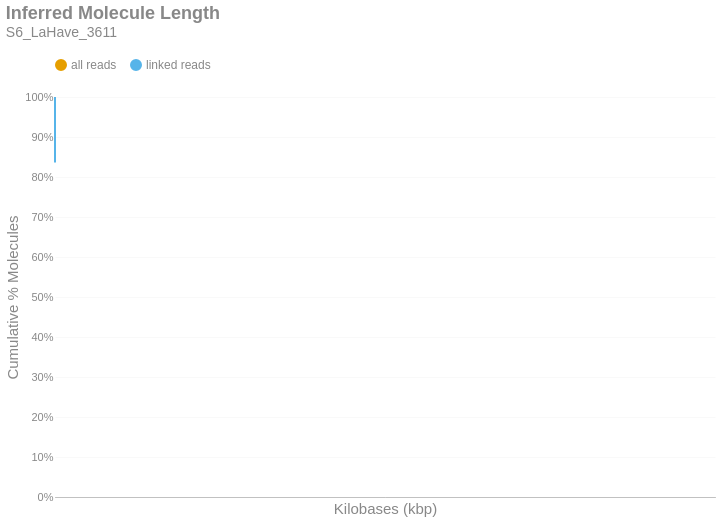

Notebook code cell kept with this figure:
### Markdown cell above
### Inferred Molecule Length
This is the cumulative frequency distribution of molecule lengths inferred from the first and last alignment positions along a contig for all alignments associated with a single linked-read barcode on a given contig.There are two distributions: one with `all` the alignments (yellow) and another with only `linked reads` (blue). The percent of molecules in the `linked reads` distribution is relative to the total number of linked molecules.

### Code cell
if SKIPLR:
    print_html(f"Skipped")
else:
    binned_df = consolidated_hist(valids['length_inferred']/1000, mask, 10, True)
    binned_df = binned_df.with_columns(
        pl.when(pl.col('bin').cast(pl.Utf8) == '0').then(pl.lit('1')).otherwise(pl.col('bin').cast(pl.Utf8)).alias('bin')
    )
    with SafeRender(binned_df):
        (
            density_plot(binned_df, 'Inferred Molecule Length', samplename, 'inferredlen')
            .transform_calculate(bin_kb='datum.bin / 1000')
            .encode(
                x=alt.X('bin_kb:Q', title="Kilobases (kbp)").scale(type='log', padding=0).axis(labelAngle=-40),
                y=alt.Y('value:Q', title='Cumulative % Molecules')
                    .axis(format='%')
                    .stack(False)
                    .scale(domainMin=0, domainMax=1,padding=0),
                color=alt.Color("key:N").scale(domain = ["all reads", "linked reads"]),
                tooltip = [
                    alt.Tooltip("key:N", title = "Data Type"),
                    alt.Tooltip("range_label:N", title="Kilobases"),
                    alt.Tooltip("value:Q", format = ".2%", title="% Molecules (Cum.)")
                ]
            )
        ).display()

### Figure 1 — Vega-Lite specification as saved in the notebook (floating-point values rounded to 4 significant figures)
{"width": "container", "height": 400, "config": {"title": {"anchor": "start", "dy": -15, "fontSize": 18, "color": "#888888", "subtitleColor": "#888888", "subtitleFontSize": 14}, "arc": {"fill": "#0072B2"}, "axis": {"domainColor": "#888888", "domainWidth": 0.5, "gridWidth": 0.2, "grid": false, "titleFontWeight": 400, "titleFontSize": 15, "labelFontSize": 11, "labelColor": "#888888", "tickColor": "#888888", "tickWidth": 0.2, "titleColor": "#888888"}, "axisBand": {"grid": false}, "axisX": {"grid": true, "tickSize": 10, "domainCap": "round"}, "axisY": {"domain": false, "grid": true, "tickSize": 0, "domainCap": "round"}, "background": "transparent", "header": {"labelFontSize": 15, "labelColor": "#888888", "titleFontSize": 15, "titleFontWeight": 600, "titleColor": "#888888"}, "legend": {"labelFont": "sans-serif", "labelFontSize": 12, "labelColor": "#888888", "symbolSize": 100, "symbolType": "circle", "titleFontSize": 12, "titlePadding": 10, "titleColor": "#888888", "title": null, "orient": "top"}, "range": {"category": ["#E69F00", "#56B4E9", "#009E73", "#F0E442", "#0072B2", "#D55E00", "#CC79A7", "#000000"], "diverging": ["#cfe8f3", "#a2d4ec", "#73bfe2", "#46abdb", "#1696d2", "#12719e"]}, "area": {"fill": "#0072B2", "fillOpacity": 0.7, "line": true, "strokeOpacity": 0.7}, "line": {"color": "#0072B2", "stroke": "#0072B2", "strokeWidth": 2}, "trail": {"color": "#0072B2", "stroke": "#0072B2", "strokeWidth": 0, "size": 1}, "point": {"filled": true, "fillOpacity": 1.0, "size": 95}, "text": {"color": "#888888", "fontSize": 11, "align": "right", "fontWeight": 400, "size": 11}, "bar": {"fill": "#0072B2", "stroke": null}, "view": {"stroke": null, "continuousWidth": 660, "continuousHeight": 400}}, "data": {"name": "data-af1d81c50e0e69e902880d3cccba5d83"}, "mark": {"type": "line", "interpolate": "monotone", "point": {"opacity": 0, "size": 275}}, "encoding": {"color": {"field": "key", "scale": {"domain": ["all reads", "linked reads"]}, "type": "nominal"}, "tooltip": [{"field": "key", "title": "Data Type", "type": "nominal"}, {"field": "range_label", "title": "Kilobases", "type": "nominal"}, {"field": "value", "format": ".2%", "title": "% Molecules (Cum.)", "type": "quantitative"}], "x": {"axis": {"labelAngle": -40}, "field": "bin_kb", "scale": {"type": "log", "padding": 0}, "title": "Kilobases (kbp)", "type": "quantitative"}, "y": {"axis": {"format": "%"}, "field": "value", "scale": {"domainMin": 0, "domainMax": 1, "padding": 0}, "stack": false, "title": "Cumulative % Molecules", "type": "quantitative"}}, "params": [{"name": "param_c36ac31b6afebe62", "select": {"type": "point", "fields": ["key"]}, "bind": "legend"}], "title": {"text": "Inferred Molecule Length", "subtitle": "S6_LaHave_3611"}, "transform": [{"fold": ["all reads (cumsum)", "linked reads (cumsum)"]}, {"calculate": "replace(datum.key, ' (cumsum)', '')", "as": "key"}, {"filter": {"param": "param_c36ac31b6afebe62"}}, {"calculate": "datum.bin / 1000", "as": "bin_kb"}], "usermeta": {"embedOptions": {"downloadFileName": "S6_LaHave_3611.inferredlen"}}, "$schema": "https://vega.github.io/schema/vega-lite/v6.1.0.json", "datasets": {"data-af1d81c50e0e69e902880d3cccba5d83": [{"bin": "0.0", "interval": "0.0-10.0", "all reads": 0.9743, "linked reads": 0.8364, "all reads (cumsum)": 0.9743, "linked reads (cumsum)": 0.8364, "range_label": "0-9"}, {"bin": "10.0", "interval": "10.0-20.0", "all reads": 0.01478, "linked reads": 0.09412, "all reads (cumsum)": 0.9891, "linked reads (cumsum)": 0.9305, "range_label": "10-19"}, {"bin": "20.0", "interval": "20.0-30.0", "all reads": 0.005479, "linked reads": 0.03489, "all reads (cumsum)": 0.9945, "linked reads (cumsum)": 0.9654, "range_label": "20-29"}, {"bin": "30.0", "interval": "30.0-40.0", "all reads": 0.002903, "linked reads": 0.01834, "all reads (cumsum)": 0.9974, "linked reads (cumsum)": 0.9837, "range_label": "30-39"}, {"bin": "40.0", "interval": "40.0-50.0", "all reads": 0.001781, "linked reads": 0.01119, "all reads (cumsum)": 0.9992, "linked reads (cumsum)": 0.9949, "range_label": "40-49"}, {"bin": "50.0", "interval": "50.0-60.0", "all reads": 0.0005004, "linked reads": 0.003236, "all reads (cumsum)": 0.9997, "linked reads (cumsum)": 0.9981, "range_label": "50-59"}, {"bin": "60.0", "interval": "60.0-70.0", "all reads": 0.0001705, "linked reads": 0.001106, "all reads (cumsum)": 0.9999, "linked reads (cumsum)": 0.9992, "range_label": "60-69"}, {"bin": "70.0", "interval": "70.0-80.0", "all reads": 6.801e-05, "linked reads": 0.0004408, "all reads (cumsum)": 1.0, "linked reads (cumsum)": 0.9997, "range_label": "70-79"}, {"bin": "80.0", "interval": "80.0-90.0", "all reads": 2.635e-05, "linked reads": 0.0001713, "all reads (cumsum)": 1.0, "linked reads (cumsum)": 0.9999, "range_label": "80-89"}, {"bin": "90.0", "interval": "90.0-100.0", "all reads": 1.094e-05, "linked reads": 7.11e-05, "all reads (cumsum)": 1.0, "linked reads (cumsum)": 0.9999, "range_label": "90-99"}, {"bin": "100.0", "interval": "100.0-110.0", "all reads": 5.624e-06, "linked reads": 3.656e-05, "all reads (cumsum)": 1.0, "linked reads (cumsum)": 1.0, "range_label": "100-109"}, {"bin": "110.0", "interval": "110.0-120.0", "all reads": 2.291e-06, "linked reads": 1.49e-05, "all reads (cumsum)": 1.0, "linked reads (cumsum)": 1.0, "range_label": "110-119"}, {"bin": "120.0", "interval": "120.0-130.0", "all reads": 9.373e-07, "linked reads": 6.094e-06, "all reads (cumsum)": 1.0, "linked reads (cumsum)": 1.0, "range_label": "120-129"}, {"bin": "130.0", "interval": "130.0-140.0", "all reads": 6.249e-07, "linked reads": 4.063e-06, "all reads (cumsum)": 1.0, "linked reads (cumsum)": 1.0, "range_label": "130-139"}, {"bin": "140.0", "interval": "140.0-150.0", "all reads": 2.083e-07, "linked reads": 1.354e-06, "all reads (cumsum)": 1.0, "linked reads (cumsum)": 1.0, "range_label": "140-149"}, {"bin": "150.0", "interval": "150.0-160.0", "all reads": 1.041e-07, "linked reads": 6.771e-07, "all reads (cumsum)": 1.0, "linked reads (cumsum)": 1.0, "range_label": "150-159"}, {"bin": "160.0", "interval": "160.0-170.0", "all reads": 1.041e-07, "linked reads": 6.771e-07, "all reads (cumsum)": 1.0, "linked reads (cumsum)": 1.0, "range_label": "160-169"}, {"bin": "170.0", "interval": "170.0-180.0", "all reads": 1.041e-07, "linked reads": 6.771e-07, "all reads (cumsum)": 1.0, "linked reads (cumsum)": 1.0, "range_label": "170-179"}, {"bin": "180.0", "interval": "180.0-190.0", "all reads": 2.083e-07, "linked reads": 1.354e-06, "all reads (cumsum)": 1.0, "linked reads (cumsum)": 1.0, "range_label": "180-189"}, {"bin": "190.0", "interval": "190.0-200.0", "all reads": 1.041e-07, "linked reads": 6.771e-07, "all reads (cumsum)": 1.0, "linked reads (cumsum)": 1.0, "range_label": "190-199"}, {"bin": "200.0", "interval": "200.0-210.0", "all reads": 1.041e-07, "linked reads": 6.771e-07, "all reads (cumsum)": 1.0, "linked reads (cumsum)": 1.0, "range_label": "200-209"}]}}
